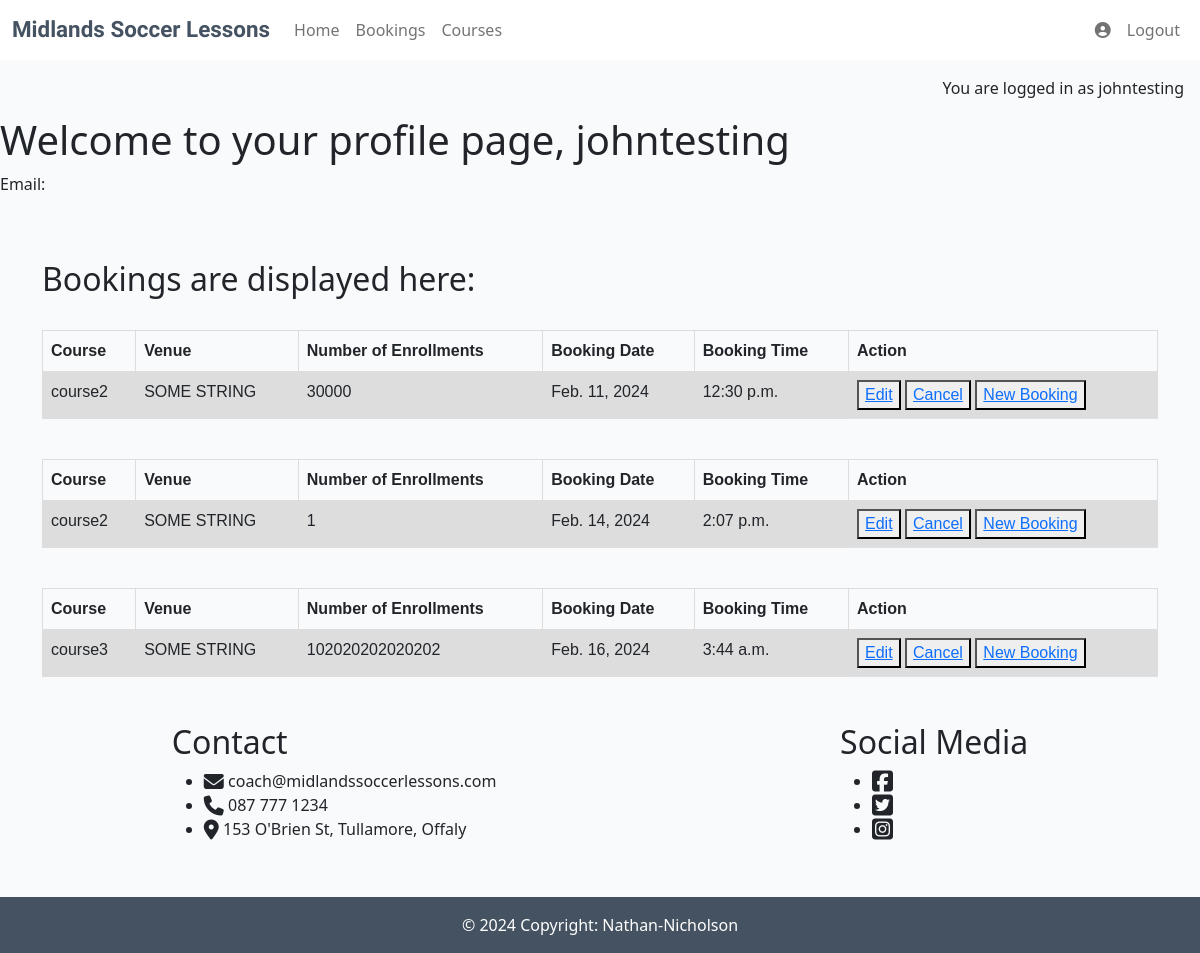
/profile/ (signed in), run on the app's committed database.
### soccer/models.py (models this page shows, shortened)
class Booking(models.Model):
    course_choice = [ # list created to offer different choices to the user #
        ('Boys Aged 7-14 (60euros per boy)', "COURSE1 - Boys Aged 7-14 (60euros per boy)"),
        ('Boys Aged 14-21 (80euros per boy)', "COURSE2 - Boys Aged 14-21 (80euros per boy)"),
        ('Girls Aged 9-14 (40euros per girl)', "COURSE3 - Girls Aged 9-14 (40euros per girl)"),
    ]
    venue_choice = [
        ('Portloaise', "VENUE1 - Portloaise"),
        ('Tullamore', "VENUE2 - Tullamore"),
        ('Mullingar', "VENUE3 - Mullingar"),
    ]
    user = models.ForeignKey(
        User, on_delete=models.CASCADE,
        related_name="soccer"
    )
    first_name = models.CharField(max_length=20)
    last_name = models.CharField(max_length=20)
    course_selection = models.CharField(max_length=100, choices=course_choice) # list called upon #
    venue_selection = models.CharField(max_length=100, choices=venue_choice)
    email = models.EmailField()
    contact_phone = models.CharField(max_length=15, null=False, blank=False)
    booking_date = models.DateField(null=False, blank=False)
    booking_time = models.TimeField(null=False, blank=False, max_length=5)
    number_of_attendees = models.IntegerField(default=1, blank=False)

### soccer/views.py (the view)
# urls.py: path('profile/', views.profile, name='profile'),
def profile(request):
    context = {}
    form = BookingForm()
    bookings = Booking.objects.all()
    if 'save' in request.POST:
        form = BookingForm(request.POST)
    if form.is_valid():
        form.save()
    elif 'delete' in request.POST:
        pk = request.POST.get('delete')
        booking = Booking.objects.get(id = pk)
        booking.delete()
    elif 'edit' in request.POST:
        pk = request.POST.get('edit')
        booking = Booking.objects.get(id = pk)
        form = BookingForm(instance = booking)
    context['form'] = form
    return render(request, "soccer/profile.html", {'bookings': bookings})

### soccer/templates/soccer/profile.html
{% extends "base.html" %}
{% load static %}
{% url 'profile' as profile_url %}
{% block content %}
<h1>Welcome to your profile page, {{ user.username }}</h1>
<div>
  <p>Email: {{ user.email }}</p>
</div>
<br>
<br>
<div class="container">
    <div><h2>Bookings are displayed here:</h2>
        <div class="bookings">
          {% for booking in bookings %}
          {% if user == booking.user %}
        <table class="table">
          <tr class="tr">
            <th class="th">Course</th><br>
            <th class="th">Venue</th>
            <th class="th">Number of Enrollments</th>
            <th class="th">Booking Date</th>
            <th class="th">Booking Time</th>
            <th class="th">Action</th>
          </tr>
          <tr class="tr">
            <div class="booking">
              <td class="td">{{ booking.course_selection }}</td>
              <td class="td">{{ booking.venue_selection }}</td>
            </div>
            <td class="td">{{ booking.number_of_attendees }}</td>
            <td class="td">{{ booking.booking_date }}</td>
            <td class="td">{{ booking.booking_time }}</td>
            <td><button formnovalidate name="edit" value="{{ booking.id }}"><a  href="{% url 'edit_booking' booking.id %}">Edit</a></button>
              <button formnovalidate name="delete" value="{{  booking.id }}" type="submit" onclick="return confirm('Are you sure you want to CANCEL your booking?');"><a href="{% url 'delete_booking' booking.id %}">Cancel</a></button>
              <button id="myBtn" name="save" value="{{  booking.id }}"><a href="{% url 'bookings' %}">New Booking</a></button></td>
          </tr>
        </table>
        {% endif %}
        {% endfor %}
      </div>
    </div>
  </div>
{% endblock %}

### templates/base.html (shortened to what this page needs)
{% load static %}
{% url 'account_login' as login_url %}
{% url 'account_signup' as signup_url %}
{% url 'account_logout' as logout_url %}
<!DOCTYPE html>
<html class="h-100" lang="en">
<head>
    <link rel="stylesheet" href="{% static 'css/style.css' %}">
    <link href="https://cdn.jsdelivr.net/npm/bootstrap@5.0.1/dist/css/bootstrap.min.css" rel="stylesheet"
>
</head>
<body class="d-flex flex-column h-100 main-bg">
    <nav class="navbar navbar-expand-lg navbar-light bg-white">
        <div class="container-fluid">
            <a class="navbar-brand" href="{% url 'home' %}"><div class="logo-bg"><span class="logo">Midlands <span class="logo">Soccer </span><span
                        class="logo">Lessons</span></span></div></a>
            <div class="collapse navbar-collapse" id="navbarText" style="justify-content: space-between;">
                <ul class="navbar-nav nav-main-links">
                    <li class="nav-item">
                        <a class="nav-link {% if request.path == home_url %}active{% endif %}" aria-current="page"
                            href="{% url 'home' %}">Home</a>
                    </li>
                    <li class="nav-item">
                        <a class="nav-link {% if request.path == home_url %}active{% endif %}" aria-current="page"
                            href="{% url 'bookings' %}">Bookings</a>
                    </li>
                    <li class="nav-item">
                        <a class="nav-link {% if request.path == home_url %}active{% endif %}" aria-current="page"
                            href="{% url 'courses' %}">Courses</a>
                    </li>
                </ul>
                <ul class="navbar-nav">
                    {% if user.is_authenticated %}
                    <li class="nav-item">
                        <a class="nav-link" href="{% url 'profile' %}"><i class="fa-solid fa-circle-user"></i></a>
                    </li>
                    <li class="nav-item">
                        <a class="nav-link {% if request.path == logout_url %}active{% endif %}" aria-current="page"
                        href="{% url 'account_logout' %}">Logout</a>
                    </li>
                    {% endif %}
                </ul>
            </div>
        </div>
    </nav>
    <main class="flex-shrink-0 main-bg">
        {% if user.is_authenticated %}
        <p class="text-end m-3">You are logged in as {{ user.username }}</p>
        {% else %}
        <p class="text-end m-3">You are not logged in</p>
        {% endif %}
    </main>
    {% block content %}
    {% endblock content %}
<div class="end">
    <div class="contact-title">
        <h2>Contact</h2>
        <ul>
            <li><i class="fa-solid fa-envelope fa-lg"></i> coach@midlandssoccerlessons.com</li>
            <li><i class="fa-solid fa-phone fa-lg"></i> 087 777 1234</li>
            <li><i class="fa-solid fa-location-dot fa-lg"></i>   153 O'Brien St, Tullamore, Offaly</li>
        </ul>
        </div>
    <div class="social-media">
        <h2>Social Media</h2>
        <ul>
            <li><a href="https://www.facebook.com/" target="_blank"><i class="fa-brands fa-square-facebook fa-xl" aria-hidden="true" style="color:#212529;"></i></a></li>
            <li><a href="https://twitter.com/" target="_blank"><i class="fa-brands fa-square-twitter fa-xl" aria-hidden="true" style="color:#212529;"></i></a></li>
            <li><a href="https://www.instagram.com/" target="_blank"><i class="fa-brands fa-square-instagram fa-xl" aria-hidden="true" style="color:#212529;"></i></a></li>
        </ul>
    </div>
</div>
    <footer class="footer mt-auto py-3 dark-bg">
        <p class="m-0 text-center text-white">&copy; 2024 Copyright: Nathan-Nicholson</p>
    </footer>
</body>
</html>

### static/css/style.css (style rules this page uses)
body { background-color: #F9FAFC; }
.logo { font-family: 'Rubik Burned', sans-serif; font-size: 1.4rem; font-weight: 700; color: #445261; }
.dark-bg { background-color: #445261; }
.main-bg { background-color: #F9FAFC; }
.end { display: flex; justify-content: space-around; box-sizing: border-box; padding-top: 30px; padding-bottom: 40px; }
body, html { height: 100%; }
.table { font-family: arial, sans-serif; border-collapse: collapse; width: 100%; }
.td, .th { border: 1px solid #dddddd; text-align: left; padding: 8px; }
.tr:nth-child(even) { background-color: #dddddd; }

### data on the page
Booking: course_selection "course2", venue_selection "SOME STRING", number_of_attendees "30000", booking_date "Feb. 11, 2024", booking_time "12:30 p.m.", {{ booking.id }} 1 (drawn)
Booking: course_selection "course2", venue_selection "SOME STRING", number_of_attendees "1", booking_date "Feb. 14, 2024", booking_time "2:07 p.m.", {{ booking.id }} 2 (drawn)
Booking: course_selection "course3", venue_selection "SOME STRING", number_of_attendees "102020202020202", booking_date "Feb. 16, 2024", booking_time "3:44 a.m.", {{ booking.id }} 3 (drawn)

### other printed values
{{ user.username }} "johntesting"
